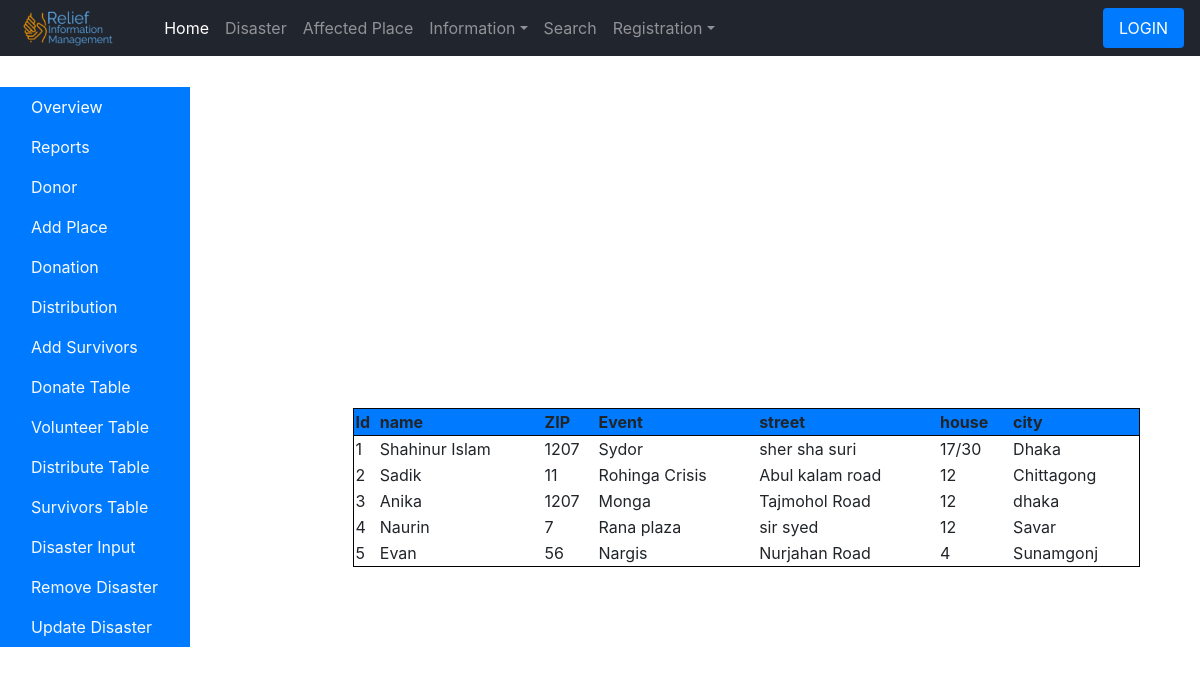
Page /project/volunteer_table.php on the committed database.
### tables this page shows
CREATE TABLE `volunteer` (
  `Volunteer_ID` int(11) NOT NULL,
  `Name` varchar(30) NOT NULL,
  `Disaster_event_name` varchar(30) NOT NULL,
  `Post_Code` varchar(30) NOT NULL,
  `Street` varchar(30) NOT NULL,
  `House_no` varchar(30) NOT NULL,
  `City` varchar(30) NOT NULL
);

### project/volunteer_table.php (the view, shortened to what this page needs)
<?php include 'header.php';?>
  <body>
    <?php include 'navbar.php';?>
     <main role="main" class="container" style="margin-top: 87px;margin-left: 0%;">
      <div class="row">
        <?php include 'sidebar.php';?>
   <table style="width: 77%;/* position:  inherit; *//* padding-left: 14%; */margin-left: 31%;margin-top: -21%;margin-bottom: 30%;border: 1px solid black;border-collapse: collapse;/* float:  right; */">
  <tr style="
    border: 1px solid #080808;
    background-color: #007bff;
">
    <th>Id</th>
	<th>name</th>
    <th>ZIP</th>
<th>Event </th>
	<th>street</th>
    <th>house</th>
    <th>city</th>
  </tr>
    <?php
$servername = "localhost";
$username = "root";
$password = "";
$dbname = "relief2";
$conn = new mysqli($servername, $username, $password,$dbname);
$sql = "SELECT * FROM volunteer";
$result = $conn->query($sql);
    while($row = $result->fetch_assoc()){
    	echo "<tr>";
    	$data = $row["Volunteer_ID"];
    	echo "<td>";
    	echo "$data";
    	echo "</td>";
    	$data = $row["Name"];
    	echo "<td>";
    	echo "$data";
    	echo "</td>";
    	$data = $row["Post_Code"];
    	echo "<td>";
    	echo "$data";
    	echo "</td>";
$data = $row["Disaster_event_name"];
        echo "<td>";
        echo "$data";
        echo "</td>";
        $data = $row["Street"];
        echo "<td>";
        echo "$data";
        echo "</td>";
        $data = $row["House_no"];
        echo "<td>";
        echo "$data";
        echo "</td>";
        $data = $row["City"];
        echo "<td>";
        echo "$data";
        echo "</td>";
    	echo "</tr>";
    }
    ?>
 </table>
</div>
</body>
</html>

### rows in the picture
volunteer: Volunteer_ID "1", Name "Shahinur Islam", Post_Code "1207", Disaster_event_name "Sydor", Street "sher sha suri", House_no "17/30", City "Dhaka"
volunteer: Volunteer_ID "2", Name "Sadik", Post_Code "11", Disaster_event_name "Rohinga Crisis", Street "Abul kalam road", House_no "12", City "Chittagong"
volunteer: Volunteer_ID "3", Name "Anika", Post_Code "1207", Disaster_event_name "Monga", Street "Tajmohol Road", House_no "12", City "dhaka"
volunteer: Volunteer_ID "4", Name "Naurin", Post_Code "7", Disaster_event_name "Rana plaza", Street "sir syed", House_no "12", City "Savar"
volunteer: Volunteer_ID "5", Name "Evan", Post_Code "56", Disaster_event_name "Nargis", Street "Nurjahan Road", House_no "4", City "Sunamgonj"
